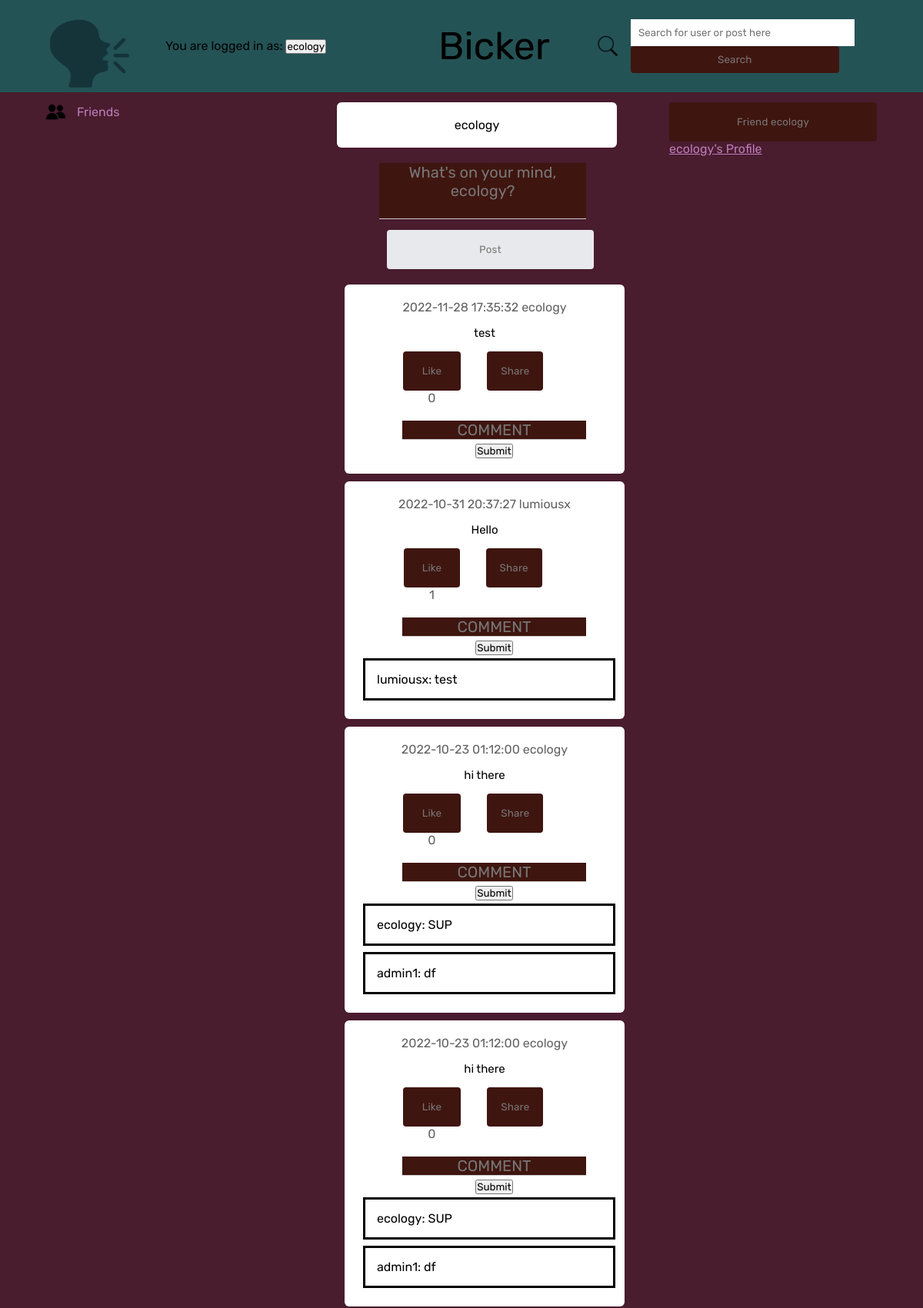
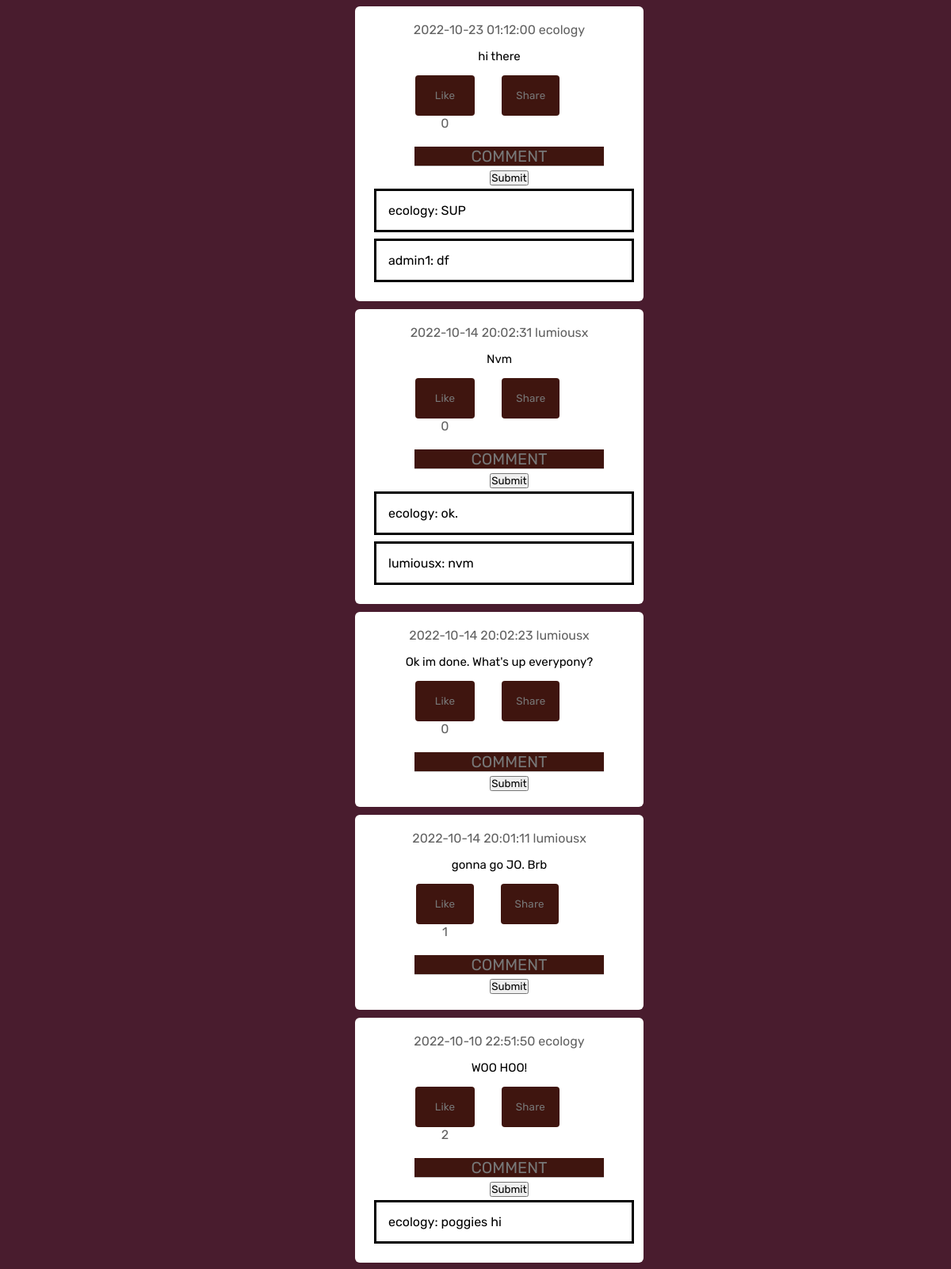
Page /frontpage (signed in, upper part) on the committed database (2 pictures, top to bottom).
### tables this page shows
CREATE TABLE posts (
    id INTEGER PRIMARY KEY AUTOINCREMENT,
    content text NOT NULL,
    username text NOT NULL,
    created_at DATETIME DEFAULT CURRENT_TIMESTAMP, likes INT DEFAULT 0,
    FOREIGN KEY(username) REFERENCES users(username)
);

CREATE TABLE comments(
                    comment_id INTEGER PRIMARY KEY AUTOINCREMENT,
                    commenter_user TEXT NOT NULL,
                    comment_time DATETIME DEFAULT CURRENT_TIMESTAMP,
                    post_id INTEGER NOT NULL, comment_content TEXT,
                    FOREIGN KEY (post_id) REFERENCES posts(id)
                    );

### app.py (the view, shortened to what this page needs)
@app.route('/frontpage', methods=['GET', 'POST'])
def frontpage():
    global current_user
    global current_page
    global user_list
    global search_post_list
    global search_page
    global selected_user
    if current_user is None:
        return redirect("/login")
    conn = db_connection()
    cursor = conn.cursor()
    cursor.execute("""SELECT id, content, username, created_at, likes, follower_name
                  FROM posts
                  INNER JOIN followers ON username=followed_name
                  WHERE follower_name=?
                  UNION ALL
                  SELECT id, content, username, created_at, likes, 'blank' AS follower_name
                  FROM posts
                  WHERE username=?
                  UNION ALL
                  SELECT id, content, username, created_at, likes, 'blank' AS follower_name
                  FROM posts
                  INNER JOIN shared_posts ON id=post_id
                  WHERE shared_userid=?
                  ORDER BY id DESC""", (current_user, current_user, current_user))
    post_list = []
    for row in cursor.fetchall():
            post_list.append(row)
    if not post_list:
        cursor.execute("""SELECT * FROM posts WHERE id=12""")
        for row in cursor.fetchall():
            post_list.append(row)
    cursor.execute("""SELECT * FROM comments
                    ORDER BY comment_id ASC""")
    comment_list = []
    for row in cursor.fetchall():
            comment_list.append(row)
    if request.method == 'POST':
        if request.form.get("post_input") is not None:
            new_post = request.form['post_input']
            sql_query = """INSERT INTO posts (content, username)
                    VALUES (?, ?)"""
            cursor = cursor.execute(sql_query, (new_post, current_user))
            conn.commit()
            sql_query = """SELECT id, content, username, created_at, likes, follower_name
                  FROM posts
                  INNER JOIN followers ON username=followed_name
                  WHERE follower_name=?
                  UNION ALL
                  SELECT id, content, username, created_at, likes, 'blank' AS follower_name
                  FROM posts
                  WHERE username=?
                  UNION ALL
                  SELECT id, content, username, created_at, likes, 'blank' AS follower_name
                  FROM posts
                  INNER JOIN shared_posts ON id=post_id
                  WHERE shared_userid=?
                  ORDER BY id DESC"""
            cursor.execute(sql_query, (current_user, current_user, current_user,))
            post_list.clear()
            for row in cursor.fetchall():
                post_list.append(row)
            current_page = current_user
            return render_template('frontpage.html', user=current_user, postlist = post_list,
                                    currentuser=current_user, commentlist = comment_list)
        elif request.form.get("searchuser") is not None:
            current_search = request.form['searchuser']
            if current_search.isalnum():
                sql_query = """SELECT * FROM users WHERE username LIKE ?"""
                cursor.execute(sql_query, ('%'+current_search+'%',))
                user_list = []
                for row in cursor.fetchall():
                    user_list.append(row)
                sql_query = """SELECT * FROM posts WHERE content LIKE ?"""
                cursor.execute(sql_query, ('%'+current_search+'%',))
                search_post_list = []
                for row in cursor.fetchall():
                    search_post_list.append(row)
                if not search_post_list and not user_list:
                    return redirect('/frontpage')
                else:
                    return redirect('/search')
                """
                sql_query = SELECT * FROM posts WHERE username=? ORDER BY id DESC
                cursor.execute(sql_query, (current_search,))
                post_list.clear()
                for row in cursor.fetchall():
                    post_list.append(row)
                if not post_list:
                    return redirect('/frontpage')
                else:
                    current_page = current_search
                    return render_template('frontpage.html', user=current_search, postlist = post_list,
                                            currentuser=current_user, commentlist = comment_list)
                """
            else:
                return render_template('frontpage.html', user=current_search, postlist = post_list,
                                        currentuser=current_user, commentlist = comment_list)
        elif request.form.get("frienduser") is not None:
            sql_query = """SELECT * FROM followers WHERE follower_name=? AND followed_name=?"""
            cursor = cursor.execute(sql_query, (current_user, current_page))
            follower_list = []
            for row in cursor.fetchall():
                follower_list.append(row)
            if current_user == current_page:
                pass
            elif not follower_list:
                friend_status = 0
                sql_query = """INSERT INTO followers (follower_name, followed_name, status)
                     VALUES (?, ?, ?)"""
                cursor = cursor.execute(sql_query, (current_user, current_page, friend_status))
                conn.commit()
            sql_query = """SELECT * FROM posts WHERE username=? ORDER BY id DESC"""
            cursor.execute(sql_query, (current_page,))
            post_list.clear()
            for row in cursor.fetchall():
                post_list.append(row)
            return render_template('frontpage.html', user=current_page, postlist = post_list,
                                    currentuser=current_user, commentlist = comment_list)
        elif request.form.get("friendlist") is not None:
            return redirect("/friends")
        elif request.form.get('sharebutton') is not None:
            sharedID = request.form.get('sharebutton')
            sql_query = """SELECT * FROM shared_posts WHERE shared_userid=? AND post_id=?"""
            cursor.execute(sql_query, (current_user, sharedID,))
            check_list=[]
            for row in cursor.fetchall():
                check_list.append(row)
            if not check_list:
                sql_query = """INSERT INTO shared_posts (shared_userid, post_id)
                        VALUES (?, ?)"""
                cursor.execute(sql_query, (current_user, sharedID,))
                conn.commit()
                sql_query = """SELECT * FROM posts WHERE username=? ORDER BY id DESC"""
                cursor.execute(sql_query, (current_page,))
                post_list.clear()
                for row in cursor.fetchall():
                    post_list.append(row)
                return render_template('frontpage.html', user=current_page, postlist = post_list,
                                        currentuser=current_user, commentlist = comment_list)
            else:
                return render_template('frontpage.html', user=current_page, postlist = post_list,
                                        currentuser=current_user, commentlist = comment_list)
        elif request.form.get('likebutton') is not None:
            likedID = request.form.get('likebutton')
            sql_query = """UPDATE posts SET likes = likes + 1 WHERE id = ?"""
            cursor.execute(sql_query, (likedID,))
            conn.commit()
            return redirect("/frontpage")
        elif request.form.get('return') is not None:
            return redirect("/frontpage")
        elif request.form.get('commentbutton') is not None:
            if request.form.get('comment_button') is None:
                return redirect("/frontpage")
            else:
                post_id = request.form.get('commentbutton')
                comment_content = request.form.get('comment_button')
                sql_query = """INSERT INTO comments (commenter_user, post_id, comment_content)
                            VALUES (?, ?, ?)"""
                cursor.execute(sql_query, (current_user, post_id, comment_content,))
                conn.commit()
                return redirect("/frontpage")
    else:
        current_page = current_user
        return render_template('frontpage.html', user=current_user, postlist = post_list,
                                currentuser=current_user, commentlist = comment_list)

### templates/frontpage.html (shortened to what this page needs)
<!DOCTYPE html>
<html lang="en">
<head>
    <link rel= "stylesheet" type= "text/css" href= "{{ url_for('static',filename='stylefront.css') }}">
</head>
<body>
    <nav>
        <div class = "nav-left">
            <img src="{{ url_for('static', filename='bickerlogo.png') }}" alt="Bicker Logo" class = "logo">
            <form action="" method="post">
                You are logged in as:
                <input class="btn btn-default" name="return" type="submit" value="{{ currentuser }}">
            </form>
        </div>
        <div class = "nav-middle">
            Bicker
        </div>
        <div class = "nav-right">
            <div class = "search-box">
                <img src = "{{ url_for('static', filename='searchicon.png') }}" alt = "search icon">
            <form action="" method="post">
                <input type="text" placeholder="Search for user or post here" name="searchuser" value="{{
                    request.form.searchuser }}">
                <input class="searchbutton" type="submit" value="Search">
            </form>
            </div>
        </div>
    </nav>
    <div class="container">
        <div class="left-sidebar">
            <div class="important-links">
                <a href="{{ url_for('friends_list') }}" style = "color: #bc7db9;"><img src = "{{ url_for('static', filename='friendsicon.png') }}" alt = "friends icon">Friends</a>
            </div>
        </div>
        <div class="main-content">
            <div class="write-post-container">
                <div>
                    <p> {{ user }} </p>
                </div>
            </div>
            <div class="post-input-container">
                <form action="{{ url_for('frontpage') }}" method="post">
                    <textarea name = "post_input" id = "post_input" placeholder = "What's on your mind, {{ currentuser }}?" rows = 3></textarea>
                    <button type = "submit" class = "postsubmit">
                        Post
                    </button>
                </form>
            </div>
            {% for row in postlist %}
            <div class="post-container">
                <div class="timestamp">
                    <span>{{ row[3] }}</span>
                    <span>{{ row[2] }}</span>
                </div>
                <p class = "post-text">{{ row[1] }}</p>
                <div class="post-row">
                    <div class = "activity-icons">
                        <div><form action="" method="post">
                            <input type="submit" value="Like" class = "likebutton">
                            <span>{{ row[4] }}</span>
                        </form>
                        </div>
                        <div>
                            <form action="" method="post">
                                <input type="submit" value="Share" class="sharebutton">
                            </form>
                        </div>
                        <div class="post-input-container">
                            <form action="{{ url_for('frontpage') }}" method="post">
                                <textarea name = "comment-button" id = "comment-button" placeholder = "COMMENT" rows = 1 style="color:#bc7db9"></textarea>
                                <input type="submit">
                            </form>
                        </div>
                            {% for thing in commentlist %}
                                {% if thing[3] == row[0]%}
                                <div class="comment-container" >
                                {{ thing[1] }}:
                                {{ thing[4] }}
                                </div>
                                <br />
                                {%endif%}
                           {% endfor %}
                    </div>
                </div>
            </div>
            {% endfor %}
        </div>
        <div class="right-sidebar">
            <form action="" method="post">
                <input class="friendbutton" name="frienduser" type="submit" value="Friend {{ user }}">
            </form>
            <a href="{{ url_for('profile_page') }}" style = "color: #bc7db9;">{{ user }}'s Profile</a>
        </div>
    </div>
</body>
</html>

### rows in the picture
posts: created_at "2022-11-28 17:35:32", username "ecology", content "test", likes "0"
posts: created_at "2022-10-31 20:37:27", username "lumiousx", content "Hello", likes "1"
comments: commenter_user "lumiousx", comment_content "test"
posts: created_at "2022-10-23 01:12:00", username "ecology", content "hi there", likes "0"
comments: commenter_user "ecology", comment_content "SUP"
comments: commenter_user "admin1", comment_content "df"
posts: created_at "2022-10-14 20:02:31", username "lumiousx", content "Nvm", likes "0"
comments: commenter_user "ecology", comment_content "ok."
comments: commenter_user "lumiousx", comment_content "nvm"
posts: created_at "2022-10-14 20:02:23", username "lumiousx", content "Ok im done. What's up everypony?", likes "0"
posts: created_at "2022-10-14 20:01:11", username "lumiousx", content "gonna go JO. Brb", likes "1"
posts: created_at "2022-10-10 22:51:50", username "ecology", content "WOO HOO!", likes "2"
comments: commenter_user "ecology", comment_content "poggies hi"

### other values in the picture
{{ user }} "ecology"
